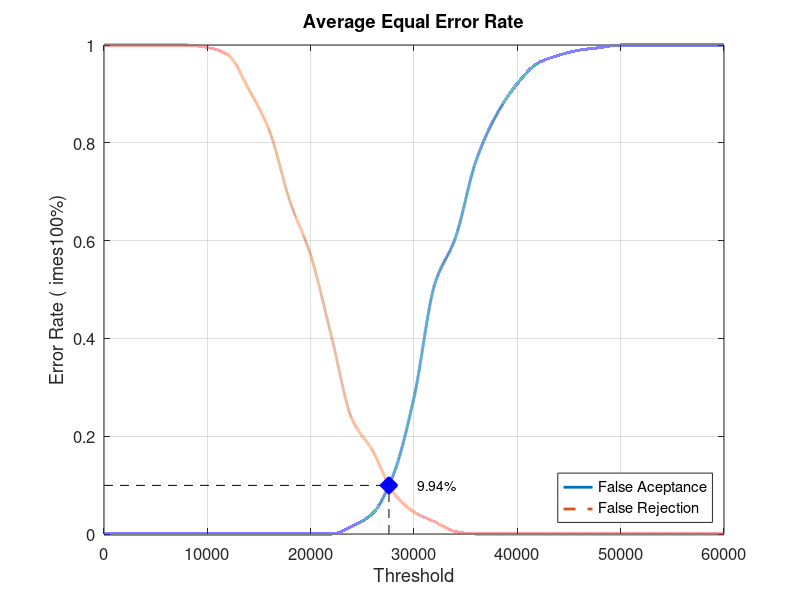
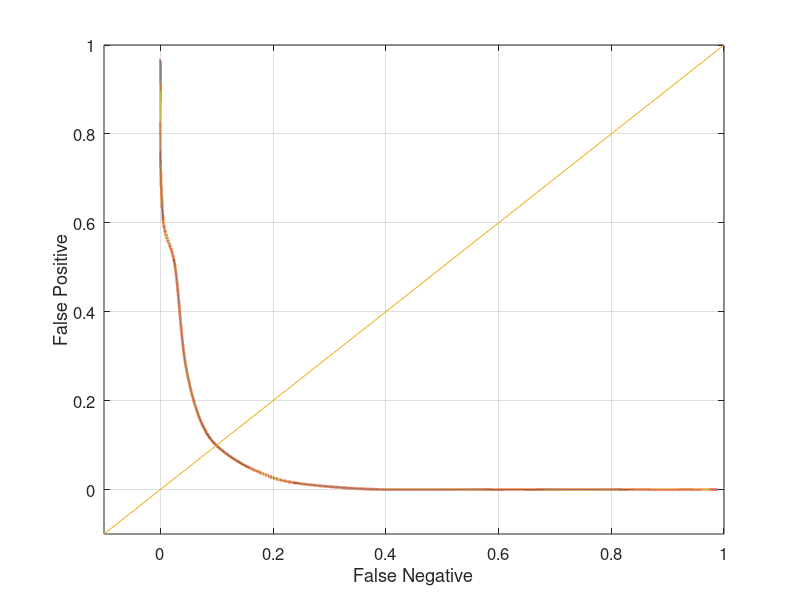

The MATLAB source for these figures, in order:
close all;
clear;
clc;
x = 0:2000:60000;
xq = 0:0.5:60000;

y0 = [0 0 0 0 0 0 0 0 0 0 0 0 0.0157895 0.0421053 0.121053 0.278947 0.510526 0.605263 0.763158 0.857895 0.921053 0.963158 0.978947 0.989474 0.994737 1 1 1 1 1 1]
yy0 = interp1(x, y0, xq, 'pchip');
y1 = [1 1 1 1 1 0.995 0.98 0.91 0.825 0.68 0.57 0.405 0.235 0.17 0.085 0.045 0.025 0.005 0 0 0 0 0 0 0 0 0 0 0 0 0]
yy1 = interp1(x, y1, xq, 'pchip');

% Calculating EER: 
y2 = abs(y0 - y1);
find(y2 == min(y2))
yy2 = abs(yy0 - yy1);
xEER = find(yy2 == min(yy2));
xEERIndex = xq(xEER) % X-axis EER
yEER = yy0(xEER) % Y-axis EER

main = figure
plot(xq, yy0,'-','LineWidth', 2);	hold on
plot(xq, yy1,'--','LineWidth', 2);	hold on
plot([xEERIndex xEERIndex], [0 yEER], 'k--');	hold on
plot([0 xEERIndex], [yEER yEER], 'k--');	hold on
plot(xEERIndex, yEER, 'bx', 'LineWidth', 10);	hold on
text(xEERIndex + 10 * xEERIndex / 100, yEER, [num2str(round((10000 * yEER)) / 100) '%'])
legend('False Aceptance', 'False Rejection', 'Location', 'SouthEast')
xlabel('Threshold')
ylabel('Error Rate (	imes100%)')
title('Average Equal Error Rate')
set(gca, 'FontSize', 12)
axis([0 60000 0 1])
grid on

print(main, 'Database5_2Main', '-dpng');
FNRxFPR = figure('Color', [1 1 1]);
plot(yy1, yy0, '-', yy1, yy0, 'LineWidth', 2);
hold on
y = -0.1:0.1:1
plot(y, y); 
set(gca, 'FontSize', 12)
xlabel('False Negative')
ylabel('False Positive')
axis([-0.1 1 -0.1 1])
set(gca, 'FontSize', 12)
grid on

print(FNRxFPR, 'Database5_2FNRxFPR','-dpng');
